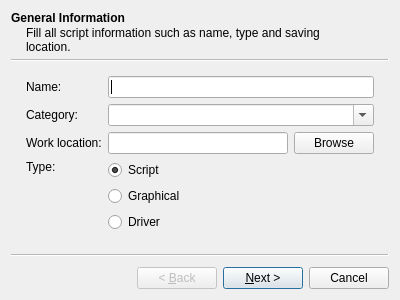
<?xml version="1.0" encoding="UTF-8"?>
<!--
DFF - An Open Source Digital Forensics Framework
Copyright (C) 2009-2013 ArxSys

This program is free software, distributed under the terms of
the GNU General Public License Version 2. See the LICENSE file
at the top of the source tree.

See http://www.digital-forensic.org for more information about this
project. Please do not directly contact any of the maintainers of
DFF for assistance; the project provides a web site, mailing lists
and IRC channels for your use.

Author(s):
Christophe Malinge cma@digital-forensic.org
-->
<ui version="4.0">
 <class>IdeWizard</class>
 <widget class="QWizard" name="IdeWizard">
  <property name="geometry">
   <rect>
    <x>0</x>
    <y>0</y>
    <width>400</width>
    <height>300</height>
   </rect>
  </property>
  <property name="windowTitle">
   <string>Integrated Development Environment Wizard</string>
  </property>
  <property name="windowIcon">
   <iconset resource="gui.qrc">
    <normaloff>:/ide.png</normaloff>:/ide.png</iconset>
  </property>
  <widget class="QWizardPage" name="introPage">
   <property name="title">
    <string>General Information</string>
   </property>
   <property name="subTitle">
    <string>Fill all script information such as name, type and saving location.</string>
   </property>
   <layout class="QGridLayout" name="gridLayout">
    <item row="0" column="0">
     <widget class="QLabel" name="nameLabel">
      <property name="text">
       <string>Name:</string>
      </property>
     </widget>
    </item>
    <item row="0" column="1">
     <widget class="QLineEdit" name="name"/>
    </item>
    <item row="1" column="0">
     <widget class="QLabel" name="categoryLabel">
      <property name="text">
       <string>Category:</string>
      </property>
     </widget>
    </item>
    <item row="1" column="1">
     <widget class="QComboBox" name="category">
      <property name="editable">
       <bool>true</bool>
      </property>
     </widget>
    </item>
    <item row="2" column="0">
     <widget class="QLabel" name="workLocationLabel">
      <property name="text">
       <string>Work location:</string>
      </property>
     </widget>
    </item>
    <item row="2" column="1">
     <widget class="QWidget" name="workLocationWidget" native="true">
      <layout class="QHBoxLayout" name="horizontalLayout">
       <property name="margin">
        <number>0</number>
       </property>
       <item>
        <widget class="QLineEdit" name="path"/>
       </item>
       <item>
        <widget class="QPushButton" name="brwButton">
         <property name="text">
          <string>Browse</string>
         </property>
        </widget>
       </item>
      </layout>
     </widget>
    </item>
    <item row="3" column="0">
     <layout class="QVBoxLayout" name="verticalLayout_2">
      <item>
       <widget class="QLabel" name="typeLabel">
        <property name="text">
         <string>Type:</string>
        </property>
       </widget>
      </item>
      <item>
       <spacer name="verticalSpacer">
        <property name="orientation">
         <enum>Qt::Vertical</enum>
        </property>
        <property name="sizeHint" stdset="0">
         <size>
          <width>20</width>
          <height>40</height>
         </size>
        </property>
       </spacer>
      </item>
     </layout>
    </item>
    <item row="3" column="1">
     <widget class="QWidget" name="typeWidget" native="true">
      <layout class="QVBoxLayout" name="verticalLayout">
       <property name="margin">
        <number>0</number>
       </property>
       <item>
        <widget class="QRadioButton" name="type_script">
         <property name="text">
          <string>Script</string>
         </property>
         <property name="checked">
          <bool>true</bool>
         </property>
        </widget>
       </item>
       <item>
        <widget class="QRadioButton" name="type_graphical">
         <property name="text">
          <string>Graphical</string>
         </property>
        </widget>
       </item>
       <item>
        <widget class="QRadioButton" name="type_driver">
         <property name="text">
          <string>Driver</string>
         </property>
        </widget>
       </item>
       <item>
        <spacer name="verticalSpacer_2">
         <property name="orientation">
          <enum>Qt::Vertical</enum>
         </property>
         <property name="sizeHint" stdset="0">
          <size>
           <width>20</width>
           <height>40</height>
          </size>
         </property>
        </spacer>
       </item>
      </layout>
     </widget>
    </item>
   </layout>
  </widget>
  <widget class="QWizardPage" name="descriptionPage">
   <property name="title">
    <string>Description</string>
   </property>
   <property name="subTitle">
    <string>Describe here the goal of the module</string>
   </property>
   <layout class="QVBoxLayout" name="verticalLayout_3">
    <item>
     <widget class="QLabel" name="label">
      <property name="text">
       <string>Module's description</string>
      </property>
     </widget>
    </item>
    <item>
     <widget class="QTextEdit" name="description"/>
    </item>
   </layout>
  </widget>
  <widget class="QWizardPage" name="authorPage">
   <property name="title">
    <string>Author informations</string>
   </property>
   <property name="subTitle">
    <string>Fill all author's informations in order to complete header</string>
   </property>
   <layout class="QHBoxLayout" name="horizontalLayout_2">
    <item>
     <layout class="QVBoxLayout" name="verticalLayout_5">
      <item>
       <widget class="QLabel" name="label_2">
        <property name="text">
         <string>Author's first name:</string>
        </property>
       </widget>
      </item>
      <item>
       <widget class="QLabel" name="label_3">
        <property name="text">
         <string>Author's last name:</string>
        </property>
       </widget>
      </item>
      <item>
       <widget class="QLabel" name="label_4">
        <property name="text">
         <string>Author's electronic mail:</string>
        </property>
       </widget>
      </item>
     </layout>
    </item>
    <item>
     <layout class="QVBoxLayout" name="verticalLayout_4">
      <item>
       <widget class="QLineEdit" name="auth_fname"/>
      </item>
      <item>
       <widget class="QLineEdit" name="auth_lname"/>
      </item>
      <item>
       <widget class="QLineEdit" name="auth_mail"/>
      </item>
     </layout>
    </item>
   </layout>
   <zorder>auth_fname</zorder>
   <zorder>label_4</zorder>
   <zorder>auth_lname</zorder>
   <zorder>label_3</zorder>
   <zorder>label_2</zorder>
   <zorder>auth_mail</zorder>
  </widget>
 </widget>
 <resources>
  <include location="gui.qrc"/>
 </resources>
 <connections/>
</ui>
